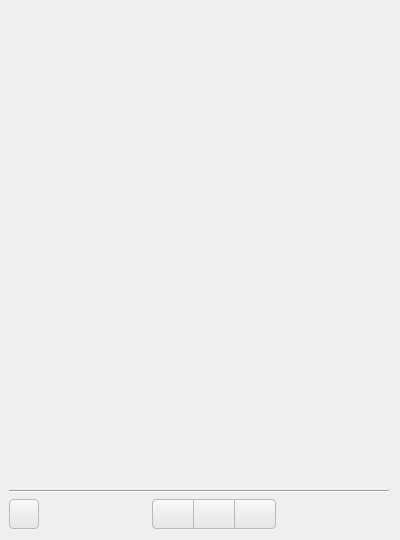
<?xml version="1.0" encoding="UTF-8"?>
<ui version="4.0">
 <class>MediaDisplay</class>
 <widget class="QWidget" name="MediaDisplay">
  <property name="geometry">
   <rect>
    <x>0</x>
    <y>0</y>
    <width>400</width>
    <height>540</height>
   </rect>
  </property>
  <property name="acceptDrops">
   <bool>true</bool>
  </property>
  <property name="windowTitle">
   <string>Form</string>
  </property>
  <layout class="QVBoxLayout" name="verticalLayout" stretch="1,0,0">
   <property name="leftMargin">
    <number>9</number>
   </property>
   <property name="topMargin">
    <number>0</number>
   </property>
   <item>
    <widget class="QWidget" name="viewport" native="true">
     <layout class="QVBoxLayout" name="viewportLayout">
      <property name="leftMargin">
       <number>0</number>
      </property>
      <property name="topMargin">
       <number>0</number>
      </property>
      <property name="rightMargin">
       <number>0</number>
      </property>
      <property name="bottomMargin">
       <number>0</number>
      </property>
     </layout>
    </widget>
   </item>
   <item>
    <widget class="Line" name="line">
     <property name="orientation">
      <enum>Qt::Orientation::Horizontal</enum>
     </property>
    </widget>
   </item>
   <item>
    <widget class="QWidget" name="pageButtons" native="true">
     <property name="styleSheet">
      <string notr="true">QPushButton {
	width: 40px;
	height: 28px;
}

QToolButton {
	width: 25px;
	height: 25px;
}

QPushButton, QToolButton {
	border-radius: 4px;
	border: 1px solid #b9b9b9;
	background-color: qlineargradient(x1: 0, y1: 0, x2: 0, y2: 1, stop: 0 #f9f9f9, stop: 1 #e5e5e5);
	color: #3a3a3a; 

}

QPushButton:hover, QToolButton:hover {
	background-color: qlineargradient(x1: 0, y1: 0, x2: 0, y2: 1, stop: 0 #c9c9c9, stop: 1 #a5a5a5);
    border-color: #8f8f8f;
}

QPushButton:pressed, QToolButton:pressed {
	background-color: qlineargradient(x1: 0, y1: 0, x2: 0, y2: 1, stop: 0 #a9a9a9, stop: 1 #959595);
    border-color: #8f8f8f;
}

QPushButton:disabled, QToolButton:disabled {
	background: qlineargradient(x1: 0, y1: 0, x2: 0, y2: 1, stop: 0 #eaeaea, stop: 1 #c5c5c5);
	border-color: #bebebe;
	color: #bebebe;
}</string>
     </property>
     <layout class="QHBoxLayout" name="horizontalLayout" stretch="0,1,0,1">
      <property name="spacing">
       <number>5</number>
      </property>
      <property name="leftMargin">
       <number>0</number>
      </property>
      <property name="topMargin">
       <number>0</number>
      </property>
      <property name="rightMargin">
       <number>0</number>
      </property>
      <property name="bottomMargin">
       <number>0</number>
      </property>
      <item>
       <widget class="QToolButton" name="addFileButton">
        <property name="cursor">
         <cursorShape>PointingHandCursor</cursorShape>
        </property>
        <property name="toolTip">
         <string>Import file</string>
        </property>
        <property name="text">
         <string/>
        </property>
        <property name="icon">
         <iconset theme="QIcon::ThemeIcon::DocumentOpen"/>
        </property>
       </widget>
      </item>
      <item>
       <spacer name="horizontalSpacer">
        <property name="orientation">
         <enum>Qt::Orientation::Horizontal</enum>
        </property>
        <property name="sizeHint" stdset="0">
         <size>
          <width>40</width>
          <height>20</height>
         </size>
        </property>
       </spacer>
      </item>
      <item>
       <widget class="QFrame" name="frame">
        <property name="frameShape">
         <enum>QFrame::Shape::NoFrame</enum>
        </property>
        <property name="frameShadow">
         <enum>QFrame::Shadow::Plain</enum>
        </property>
        <property name="lineWidth">
         <number>0</number>
        </property>
        <layout class="QHBoxLayout" name="horizontalLayout_2">
         <property name="spacing">
          <number>0</number>
         </property>
         <property name="leftMargin">
          <number>0</number>
         </property>
         <property name="topMargin">
          <number>0</number>
         </property>
         <property name="rightMargin">
          <number>0</number>
         </property>
         <property name="bottomMargin">
          <number>0</number>
         </property>
         <item>
          <widget class="QPushButton" name="prevButton">
           <property name="cursor">
            <cursorShape>PointingHandCursor</cursorShape>
           </property>
           <property name="toolTip">
            <string>Previous file</string>
           </property>
           <property name="styleSheet">
            <string notr="true">border-top-right-radius: 0;
border-top-left-radius: 4px;
border-bottom-left-radius: 4px;
border-bottom-right-radius: 0;
border-right: none;
</string>
           </property>
           <property name="text">
            <string/>
           </property>
           <property name="icon">
            <iconset theme="QIcon::ThemeIcon::GoPrevious"/>
           </property>
          </widget>
         </item>
         <item>
          <widget class="QPushButton" name="openButton">
           <property name="cursor">
            <cursorShape>PointingHandCursor</cursorShape>
           </property>
           <property name="toolTip">
            <string>Open file externally</string>
           </property>
           <property name="styleSheet">
            <string notr="true">border-radius: 0;</string>
           </property>
           <property name="text">
            <string/>
           </property>
           <property name="icon">
            <iconset theme="QIcon::ThemeIcon::FolderOpen"/>
           </property>
          </widget>
         </item>
         <item>
          <widget class="QPushButton" name="nextButton">
           <property name="cursor">
            <cursorShape>PointingHandCursor</cursorShape>
           </property>
           <property name="toolTip">
            <string>Next file</string>
           </property>
           <property name="styleSheet">
            <string notr="true">border-top-right-radius: 4px;
border-top-left-radius: 0;
border-bottom-left-radius: 0;
border-bottom-right-radius: 4px;
border-left: none;
</string>
           </property>
           <property name="text">
            <string/>
           </property>
           <property name="icon">
            <iconset theme="QIcon::ThemeIcon::GoNext"/>
           </property>
          </widget>
         </item>
        </layout>
       </widget>
      </item>
      <item>
       <widget class="QLabel" name="fileCounter">
        <property name="text">
         <string/>
        </property>
        <property name="alignment">
         <set>Qt::AlignmentFlag::AlignRight|Qt::AlignmentFlag::AlignTrailing|Qt::AlignmentFlag::AlignVCenter</set>
        </property>
       </widget>
      </item>
     </layout>
    </widget>
   </item>
  </layout>
 </widget>
 <resources/>
 <connections/>
</ui>
